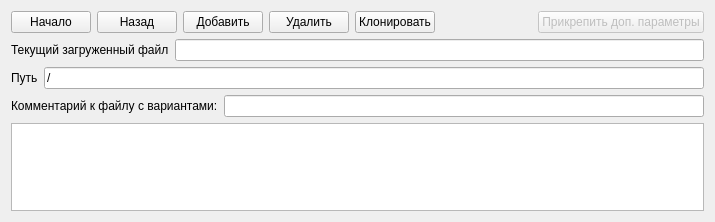
<?xml version="1.0" encoding="UTF-8"?>
<ui version="4.0">
 <class>FormManualModify</class>
 <widget class="QWidget" name="FormManualModify">
  <property name="windowModality">
   <enum>Qt::WindowModal</enum>
  </property>
  <property name="geometry">
   <rect>
    <x>0</x>
    <y>0</y>
    <width>715</width>
    <height>222</height>
   </rect>
  </property>
  <property name="windowTitle">
   <string>Form</string>
  </property>
  <layout class="QGridLayout" name="gridLayout">
   <item row="0" column="0">
    <layout class="QVBoxLayout" name="verticalLayout">
     <item>
      <layout class="QHBoxLayout" name="horizontalLayout">
       <item>
        <widget class="QPushButton" name="pushButtonBegin">
         <property name="text">
          <string>Начало</string>
         </property>
         <property name="icon">
          <iconset resource="../../res.qrc">
           <normaloff>:/png/home</normaloff>:/png/home</iconset>
         </property>
        </widget>
       </item>
       <item>
        <widget class="QPushButton" name="pushButtonBack">
         <property name="sizePolicy">
          <sizepolicy hsizetype="Maximum" vsizetype="Fixed">
           <horstretch>0</horstretch>
           <verstretch>0</verstretch>
          </sizepolicy>
         </property>
         <property name="text">
          <string>Назад</string>
         </property>
        </widget>
       </item>
       <item>
        <widget class="QPushButton" name="pushButtonAdd">
         <property name="sizePolicy">
          <sizepolicy hsizetype="Maximum" vsizetype="Fixed">
           <horstretch>0</horstretch>
           <verstretch>0</verstretch>
          </sizepolicy>
         </property>
         <property name="text">
          <string>Добавить</string>
         </property>
        </widget>
       </item>
       <item>
        <widget class="QPushButton" name="pushButtonDelete">
         <property name="enabled">
          <bool>true</bool>
         </property>
         <property name="sizePolicy">
          <sizepolicy hsizetype="Maximum" vsizetype="Fixed">
           <horstretch>0</horstretch>
           <verstretch>0</verstretch>
          </sizepolicy>
         </property>
         <property name="text">
          <string>Удалить</string>
         </property>
        </widget>
       </item>
       <item>
        <widget class="QPushButton" name="pushButtonClone">
         <property name="text">
          <string>Клонировать</string>
         </property>
        </widget>
       </item>
       <item>
        <spacer name="horizontalSpacer">
         <property name="orientation">
          <enum>Qt::Horizontal</enum>
         </property>
         <property name="sizeHint" stdset="0">
          <size>
           <width>40</width>
           <height>20</height>
          </size>
         </property>
        </spacer>
       </item>
       <item>
        <widget class="QPushButton" name="pushButtonAttach">
         <property name="enabled">
          <bool>false</bool>
         </property>
         <property name="text">
          <string>Прикрепить доп. параметры</string>
         </property>
        </widget>
       </item>
      </layout>
     </item>
     <item>
      <layout class="QHBoxLayout" name="horizontalLayout_4">
       <item>
        <widget class="QLabel" name="label_3">
         <property name="text">
          <string>Текущий загруженный файл</string>
         </property>
        </widget>
       </item>
       <item>
        <widget class="QLineEdit" name="lineEditLastFileName">
         <property name="enabled">
          <bool>true</bool>
         </property>
         <property name="readOnly">
          <bool>true</bool>
         </property>
        </widget>
       </item>
      </layout>
     </item>
     <item>
      <layout class="QHBoxLayout" name="horizontalLayout_2">
       <item>
        <widget class="QLabel" name="label">
         <property name="text">
          <string>Путь</string>
         </property>
        </widget>
       </item>
       <item>
        <widget class="QLineEdit" name="lineEditPath">
         <property name="text">
          <string>/</string>
         </property>
         <property name="readOnly">
          <bool>true</bool>
         </property>
        </widget>
       </item>
      </layout>
     </item>
     <item>
      <layout class="QHBoxLayout" name="horizontalLayout_3">
       <item>
        <widget class="QLabel" name="label_2">
         <property name="text">
          <string>Комментарий к файлу с вариантами:</string>
         </property>
        </widget>
       </item>
       <item>
        <widget class="QLineEdit" name="lineEditComment">
         <property name="toolTip">
          <string>Комментарий должен состоять не более чем из 32 символов и из букв английского алфавита</string>
         </property>
         <property name="maxLength">
          <number>32</number>
         </property>
        </widget>
       </item>
      </layout>
     </item>
     <item>
      <widget class="QTableView" name="tableView">
       <property name="alternatingRowColors">
        <bool>true</bool>
       </property>
       <property name="selectionMode">
        <enum>QAbstractItemView::ExtendedSelection</enum>
       </property>
       <property name="selectionBehavior">
        <enum>QAbstractItemView::SelectRows</enum>
       </property>
       <attribute name="verticalHeaderStretchLastSection">
        <bool>false</bool>
       </attribute>
      </widget>
     </item>
    </layout>
   </item>
  </layout>
 </widget>
 <resources>
  <include location="../../res.qrc"/>
 </resources>
 <connections/>
</ui>
